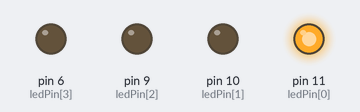
The sketch below on a simulated Arduino Uno, built with avr-gcc and run on an emulated ATmega328P. Shown: output pins drawn as LEDs (lit = HIGH). Random numbers use the default seed unless the sketch sets one.

Above: at 0.1 s.
At 18.1 s:
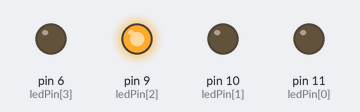
At 22.1 s:
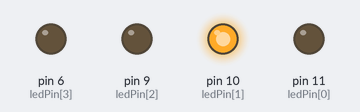
At 28.1 s:
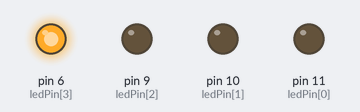
At 39.1 s:
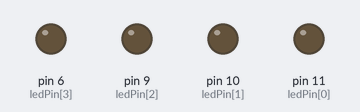
Timing chart, 0 to 40.0 s (numbered marks = the images above):
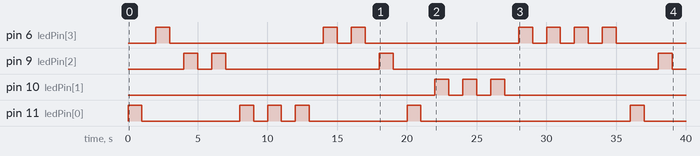

The sketch:

pseudoRandom_Demo.ino
```cpp
/*
 * pseudoRandom Demonstration sketch
 * Author: Darrell Little
 * Date: 04/29/2017
 * This code is in the public domain
 */
// Array to hold the pin numbers with LED connected
int ledPin[] = {11,10,9,6};
// Variable to set the delay time to blink
int waitTime = 1000;
// Variable to hold the random LED pin to blink
int randomLED;

void setup() {
  // put your setup code here, to run once:
  // Use reading on Analog pin 0 for a random seed
  randomSeed(analogRead(0));
  // Initialize each pin in array to Output and Low (off)
  for (int x=0; x<4; x++) {
    pinMode(ledPin[x], OUTPUT);
    digitalWrite(ledPin[x], LOW);
  }
}

void loop() {
  // put your main code here, to run repeatedly:
  // Randomly select a LED pin number
  randomLED = random(0,4);
  // Turn LED on
  digitalWrite(ledPin[randomLED], HIGH);
  delay(waitTime);
  // Turn LED off
  digitalWrite(ledPin[randomLED], LOW);
  delay(waitTime);
}
```

Measured:
- by itself, pin 6 (ledPin[3]): LOW → HIGH at 2.0 s, → LOW 1.0 s later, → HIGH 11.0 s later, → LOW 1.0 s later, … (14 changes in this stretch)
- by itself, pin 9 (ledPin[2]): LOW → HIGH at 4.0 s, → LOW 1.0 s later, → HIGH 1.0 s later, → LOW 1.0 s later, … (8 changes in this stretch)
- by itself, pin 10 (ledPin[1]): LOW → HIGH at 22.0 s, → LOW 1.0 s later, → HIGH 1.0 s later, → LOW 1.0 s later, … (6 changes in this stretch)
- by itself, pin 11 (ledPin[0]): LOW → HIGH at 0.00 s, → LOW 1.0 s later, → HIGH 7.0 s later, → LOW 1.0 s later, … (12 changes in this stretch)
